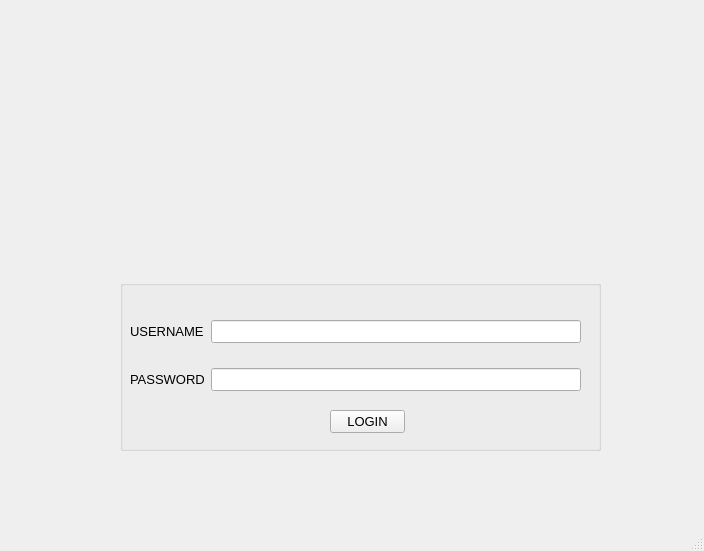
<?xml version="1.0" encoding="UTF-8"?>
<ui version="4.0">
 <class>MainWindow</class>
 <widget class="QMainWindow" name="MainWindow">
  <property name="geometry">
   <rect>
    <x>0</x>
    <y>0</y>
    <width>704</width>
    <height>551</height>
   </rect>
  </property>
  <property name="windowTitle">
   <string>Login Screen</string>
  </property>
  <widget class="QWidget" name="centralwidget">
   <widget class="QGroupBox" name="groupBox">
    <property name="geometry">
     <rect>
      <x>120</x>
      <y>280</y>
      <width>481</width>
      <height>171</height>
     </rect>
    </property>
    <property name="font">
     <font>
      <pointsize>10</pointsize>
     </font>
    </property>
    <property name="title">
     <string/>
    </property>
    <widget class="QWidget" name="formLayoutWidget">
     <property name="geometry">
      <rect>
       <x>10</x>
       <y>40</y>
       <width>451</width>
       <height>81</height>
      </rect>
     </property>
     <layout class="QFormLayout" name="formLayout">
      <property name="verticalSpacing">
       <number>25</number>
      </property>
      <item row="0" column="0">
       <widget class="QLabel" name="label_5">
        <property name="text">
         <string>USERNAME</string>
        </property>
       </widget>
      </item>
      <item row="0" column="1">
       <widget class="QLineEdit" name="lineEdit"/>
      </item>
      <item row="1" column="0">
       <widget class="QLabel" name="label_6">
        <property name="text">
         <string>PASSWORD</string>
        </property>
       </widget>
      </item>
      <item row="1" column="1">
       <widget class="QLineEdit" name="lineEdit_2">
        <property name="echoMode">
         <enum>QLineEdit::Password</enum>
        </property>
       </widget>
      </item>
     </layout>
    </widget>
    <widget class="QPushButton" name="pushButton">
     <property name="geometry">
      <rect>
       <x>210</x>
       <y>130</y>
       <width>75</width>
       <height>23</height>
      </rect>
     </property>
     <property name="text">
      <string>LOGIN</string>
     </property>
    </widget>
   </widget>
   <widget class="QLabel" name="label_7">
    <property name="geometry">
     <rect>
      <x>130</x>
      <y>460</y>
      <width>671</width>
      <height>41</height>
     </rect>
    </property>
    <property name="font">
     <font>
      <pointsize>10</pointsize>
     </font>
    </property>
    <property name="text">
     <string/>
    </property>
   </widget>
   <widget class="QLabel" name="label_3">
    <property name="geometry">
     <rect>
      <x>120</x>
      <y>180</y>
      <width>91</width>
      <height>71</height>
     </rect>
    </property>
    <property name="text">
     <string/>
    </property>
    <property name="pixmap">
     <pixmap resource="../img/img.qrc">:/newPrefix/QDkO7nK6-removebg-preview.png</pixmap>
    </property>
    <property name="scaledContents">
     <bool>true</bool>
    </property>
   </widget>
   <widget class="QLabel" name="label_4">
    <property name="geometry">
     <rect>
      <x>210</x>
      <y>120</y>
      <width>301</width>
      <height>181</height>
     </rect>
    </property>
    <property name="text">
     <string/>
    </property>
    <property name="pixmap">
     <pixmap resource="../img/img.qrc">:/newPrefix/download__2_-removebg-preview.png</pixmap>
    </property>
    <property name="scaledContents">
     <bool>true</bool>
    </property>
   </widget>
   <widget class="QLabel" name="label">
    <property name="geometry">
     <rect>
      <x>110</x>
      <y>10</y>
      <width>461</width>
      <height>161</height>
     </rect>
    </property>
    <property name="text">
     <string/>
    </property>
    <property name="pixmap">
     <pixmap resource="../img/img.qrc">:/newPrefix/logo_colour.png</pixmap>
    </property>
    <property name="scaledContents">
     <bool>true</bool>
    </property>
   </widget>
   <widget class="QLabel" name="label_2">
    <property name="geometry">
     <rect>
      <x>510</x>
      <y>180</y>
      <width>61</width>
      <height>61</height>
     </rect>
    </property>
    <property name="text">
     <string/>
    </property>
    <property name="pixmap">
     <pixmap resource="../img/img.qrc">:/newPrefix/aic-jitf-logo (1).png</pixmap>
    </property>
    <property name="scaledContents">
     <bool>true</bool>
    </property>
   </widget>
  </widget>
  <widget class="QStatusBar" name="statusbar"/>
 </widget>
 <resources>
  <include location="../img/img.qrc"/>
 </resources>
 <connections/>
</ui>
